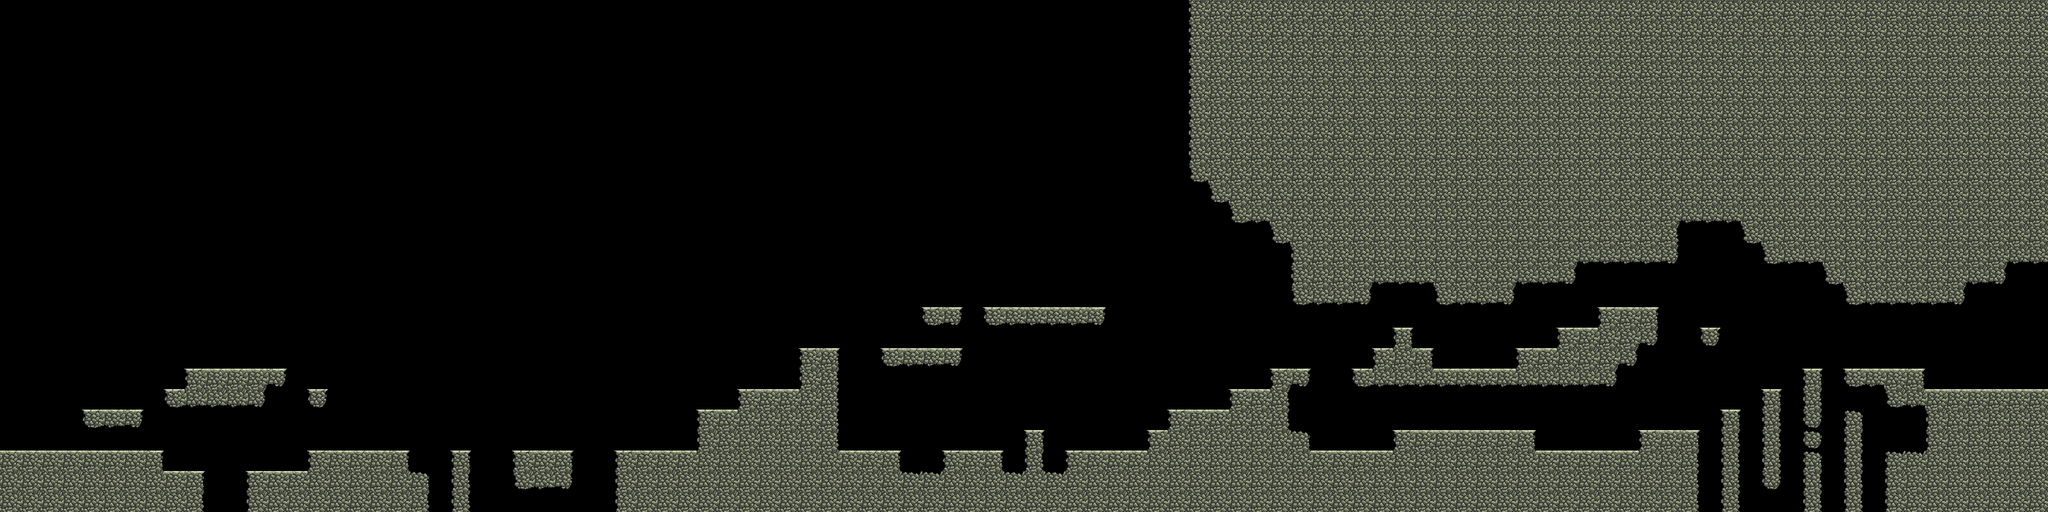

Tiled map render using the project's own tile images. Description and the map definition, with tile-layer contents summarised, below:
An orthogonal 100x25 tile map with 64x64 px tiles, 1 tile layer (FG), 2 tilesets and 47 objects (30x Half, 12x Full).

<map version="1.0" orientation="orthogonal" width="100" height="25" tilewidth="64" tileheight="64">
 <tileset firstgid="1" name="Rock Tiles" tilewidth="64" tileheight="64">
  <image source="Rock-Tiles-Base.png" width="192" height="192" />
 </tileset>
 <tileset firstgid="10" name="Rock Tiles Extra" tilewidth="64" tileheight="64">
  <image source="Rock-Tiles-Extra.png" width="192" height="384" />
 </tileset>
 <layer name="FG" width="100" height="25">
  <data>[2500 cells, 960 non-empty, 21 distinct tile ids]</data>
 </layer>
 <objectgroup name="Spawn" width="100" height="25">
  <object x="1924" y="1334" width="52" height="72" />
  <object x="0" y="1345" width="63" height="59" />
  <object x="3651" y="1206" width="52" height="72" />
  <object x="5121" y="1269" width="52" height="72" />
 </objectgroup>
 <objectgroup name="Jumps" width="100" height="25">
  <object type="Full" x="169" y="1394" width="24" height="51">
   <properties>
    <property name="MustJump" value="False" />
   </properties>
  </object>
  <object type="Full" x="402" y="1270" width="35" height="48">
   <properties>
    <property name="MustJump" value="False" />
   </properties>
  </object>
  <object type="Half" x="622" y="1464" width="24" height="54">
   <properties>
    <property name="MustJump" value="True" />
   </properties>
  </object>
  <object type="Half" x="914" y="1460" width="46" height="62">
   <properties>
    <property name="MustJump" value="True" />
   </properties>
  </object>
  <object type="Full" x="824" y="1139" width="39" height="48">
   <properties>
    <property name="MustJump" value="False" />
   </properties>
  </object>
  <object type="Half" x="971" y="1207" width="44" height="53">
   <properties>
    <property name="MustJump" value="False" />
   </properties>
  </object>
  <object type="Full" x="1244" y="1397" width="48" height="56">
   <properties>
    <property name="MustJump" value="True" />
   </properties>
  </object>
  <object type="Full" x="1437" y="1397" width="46" height="64">
   <properties>
    <property name="MustJump" value="True" />
   </properties>
  </object>
  <object type="Half" x="1286" y="1465" width="47" height="77">
   <properties>
    <property name="MustJump" value="True" />
   </properties>
  </object>
  <object type="Full" x="1759" y="1394" width="45" height="66">
   <properties>
    <property name="MustJump" value="True" />
   </properties>
  </object>
  <object type="Full" x="2127" y="1398" width="46" height="70">
   <properties>
    <property name="MustJump" value="True" />
   </properties>
  </object>
  <object type="Half" x="2253" y="1266" width="51" height="65">
   <properties>
    <property name="MustJump" value="True" />
   </properties>
  </object>
  <object type="Full" x="2575" y="1075" width="48" height="56">
   <properties>
    <property name="MustJump" value="False" />
   </properties>
  </object>
  <object type="Full" x="2757" y="1072" width="48" height="56">
   <properties>
    <property name="MustJump" value="False" />
   </properties>
  </object>
  <object type="Half" x="2892" y="1455" width="48" height="56">
   <properties>
    <property name="MustJump" value="True" />
   </properties>
  </object>
  <object type="Full" x="2778" y="1391" width="48" height="56">
   <properties>
    <property name="MustJump" value="False" />
   </properties>
  </object>
  <object type="Half" x="3102" y="1395" width="48" height="56">
   <properties>
    <property name="MustJump" value="True" />
   </properties>
  </object>
  <object type="Half" x="3226" y="1332" width="48" height="56">
   <properties>
    <property name="MustJump" value="False" />
   </properties>
  </object>
  <object type="Half" x="3277" y="1457" width="48" height="56">
   <properties>
    <property name="MustJump" value="True" />
   </properties>
  </object>
  <object type="Half" x="2971" y="946" width="48" height="56">
   <properties>
    <property name="MustJump" value="False" />
   </properties>
  </object>
  <object type="Half" x="3427" y="945" width="48" height="56">
   <properties>
    <property name="MustJump" value="False" />
   </properties>
  </object>
  <object type="Half" x="3533" y="1391" width="48" height="56">
   <properties>
    <property name="MustJump" value="True" />
   </properties>
  </object>
  <object type="Half" x="3598" y="1326" width="48" height="56">
   <properties>
    <property name="MustJump" value="True" />
   </properties>
  </object>
  <object type="Half" x="3790" y="1266" width="48" height="56">
   <properties>
    <property name="MustJump" value="True" />
   </properties>
  </object>
  <object type="Half" x="3920" y="1201" width="48" height="56">
   <properties>
    <property name="MustJump" value="True" />
   </properties>
  </object>
  <object type="Half" x="4078" y="1141" width="26" height="56">
   <properties>
    <property name="MustJump" value="False" />
   </properties>
  </object>
  <object type="Half" x="4305" y="1389" width="48" height="56">
   <properties>
    <property name="MustJump" value="True" />
   </properties>
  </object>
  <object type="Half" x="4239" y="1137" width="48" height="56">
   <properties>
    <property name="MustJump" value="True" />
   </properties>
  </object>
  <object type="Half" x="4299" y="1073" width="48" height="56">
   <properties>
    <property name="MustJump" value="True" />
   </properties>
  </object>
  <object type="Half" x="4685" y="1141" width="48" height="56">
   <properties>
    <property name="MustJump" value="True" />
   </properties>
  </object>
  <object type="Half" x="4811" y="1070" width="48" height="56">
   <properties>
    <property name="MustJump" value="True" />
   </properties>
  </object>
  <object type="Half" x="4941" y="1005" width="48" height="56">
   <properties>
    <property name="MustJump" value="True" />
   </properties>
  </object>
  <object type="Half" x="5170" y="949" width="31" height="53">
   <properties>
    <property name="MustJump" value="False" />
   </properties>
  </object>
  <object type="Half" x="5068" y="1390" width="48" height="56">
   <properties>
    <property name="MustJump" value="True" />
   </properties>
  </object>
  <object type="Half" x="5289" y="1328" width="40" height="55">
   <properties>
    <property name="MustJump" value="True" />
   </properties>
  </object>
  <object type="Half" x="5403" y="1271" width="48" height="56">
   <properties>
    <property name="MustJump" value="True" />
   </properties>
  </object>
  <object type="Half" x="5523" y="1201" width="48" height="56">
   <properties>
    <property name="MustJump" value="True" />
   </properties>
  </object>
  <object type="Half" x="5655" y="1134" width="48" height="56">
   <properties>
    <property name="MustJump" value="True" />
   </properties>
  </object>
  <object type="Full" x="3151" y="1456" width="48" height="56">
   <properties>
    <property name="MustJump" value="True" />
   </properties>
  </object>
  <object type="Half" x="5322" y="1011" width="48" height="56">
   <properties>
    <property name="MustJump" value="False" />
   </properties>
  </object>
  <object type="Half" x="523" y="1201" width="46" height="62">
   <properties>
    <property name="MustJump" value="True" />
   </properties>
  </object>
  <object type="Full" x="2445" y="1202" width="51" height="65">
   <properties>
    <property name="MustJump" value="True" />
   </properties>
  </object>
 </objectgroup>
 <objectgroup name="Princess" width="100" height="25">
  <object x="6336" y="1148" width="58" height="76" />
 </objectgroup>
</map>
